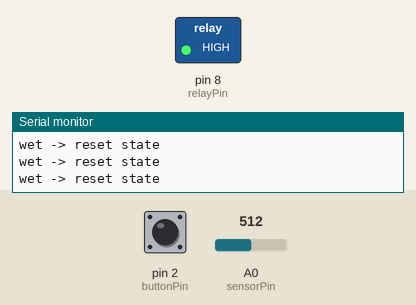
Simulated run of this sketch. Board: Arduino Uno, built with avr-gcc and run on an emulated ATmega328P. Shown: switched loads named in the sketch (green lamp = pin HIGH), the last lines printed to the serial monitor. Dashed ring = blinking. The test bench sets the inputs (shaded band); at power-on: pin 2 (buttonPin) HIGH, A0 (sensorPin) = 512.

Above: at 1.2 s.
1.3 s: pin 2 (buttonPin) pulled LOW for 3.2 s
At 1.6 s:
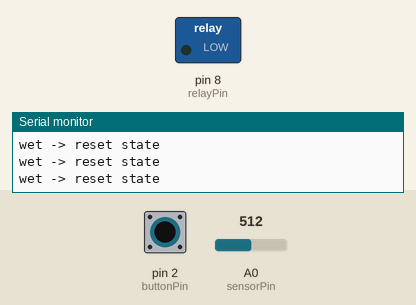
6.4 s: A0 (sensorPin) set to 693
9.4 s: A0 (sensorPin) set to 716
At 10.2 s:
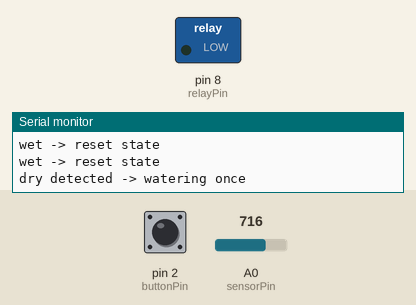
11.9 s: pin 2 (buttonPin) pulled LOW for 0.15 s
At 13.4 s:
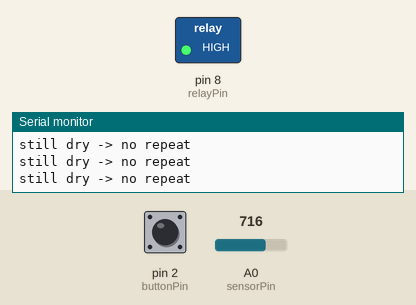
15.0 s: pin 2 (buttonPin) pulled LOW for 1 s
At 15.8 s:
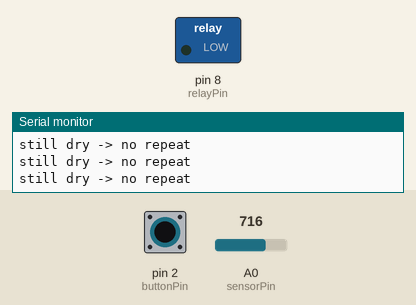
19.0 s: pin 2 (buttonPin) pulsed LOW 2 times (0.12 s each, 0.3 s apart)
At 20.8 s:
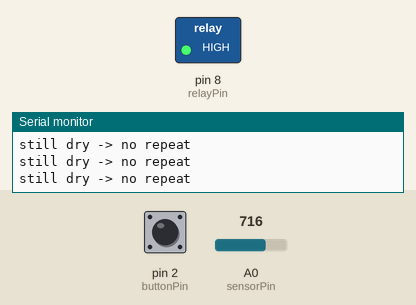
Timing chart, 0 to 22.3 s (numbered marks = the images above; inputs shaded):
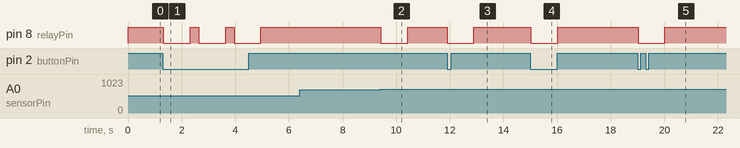

The sketch:

bringtropical.ino
```cpp
int sensorPin = A0;
const int buttonPin = 2;
const int relayPin = 8;

const unsigned long relayOnTime = 1000;

bool wasWet = true;

void triggerRelay();

void setup() {
  Serial.begin(9600);

  pinMode(buttonPin, INPUT_PULLUP);
  pinMode(relayPin, OUTPUT);

  digitalWrite(relayPin, HIGH);
}

void loop() {

  int moisture = analogRead(sensorPin);

  if (moisture > 700) {

    if (wasWet) {
      Serial.println("dry detected -> watering once");
      triggerRelay();
      wasWet = false;
    } else {
      Serial.println("still dry -> no repeat");
    }

  } else {
    Serial.println("wet -> reset state");
    wasWet = true;
  }

  if (digitalRead(buttonPin) == LOW) {
    triggerRelay();
    delay(300);
  }

  delay(20);
}

void triggerRelay() {
  digitalWrite(relayPin, LOW);
  delay(relayOnTime);
  digitalWrite(relayPin, HIGH);
}
```

Measured:
- the behaviour switches between 700 and 701 on A0 (sensorPin) (found by bisection; images 1 and 2)
- after the input at 1.3 s, pin 8 (relayPin): alternates HIGH for 0.32 s and LOW for 1.0 s, starting at once
- after the input at 9.4 s, pin 8 (relayPin): HIGH → LOW at once, → HIGH 1.0 s later
- after the input at 11.9 s, pin 8 (relayPin): HIGH → LOW at once, → HIGH 1.0 s later
- after the input at 15.0 s, pin 8 (relayPin): HIGH → LOW at once, → HIGH 1.0 s later
- after the input at 19.0 s, pin 8 (relayPin): HIGH → LOW at once, → HIGH 1.0 s later
